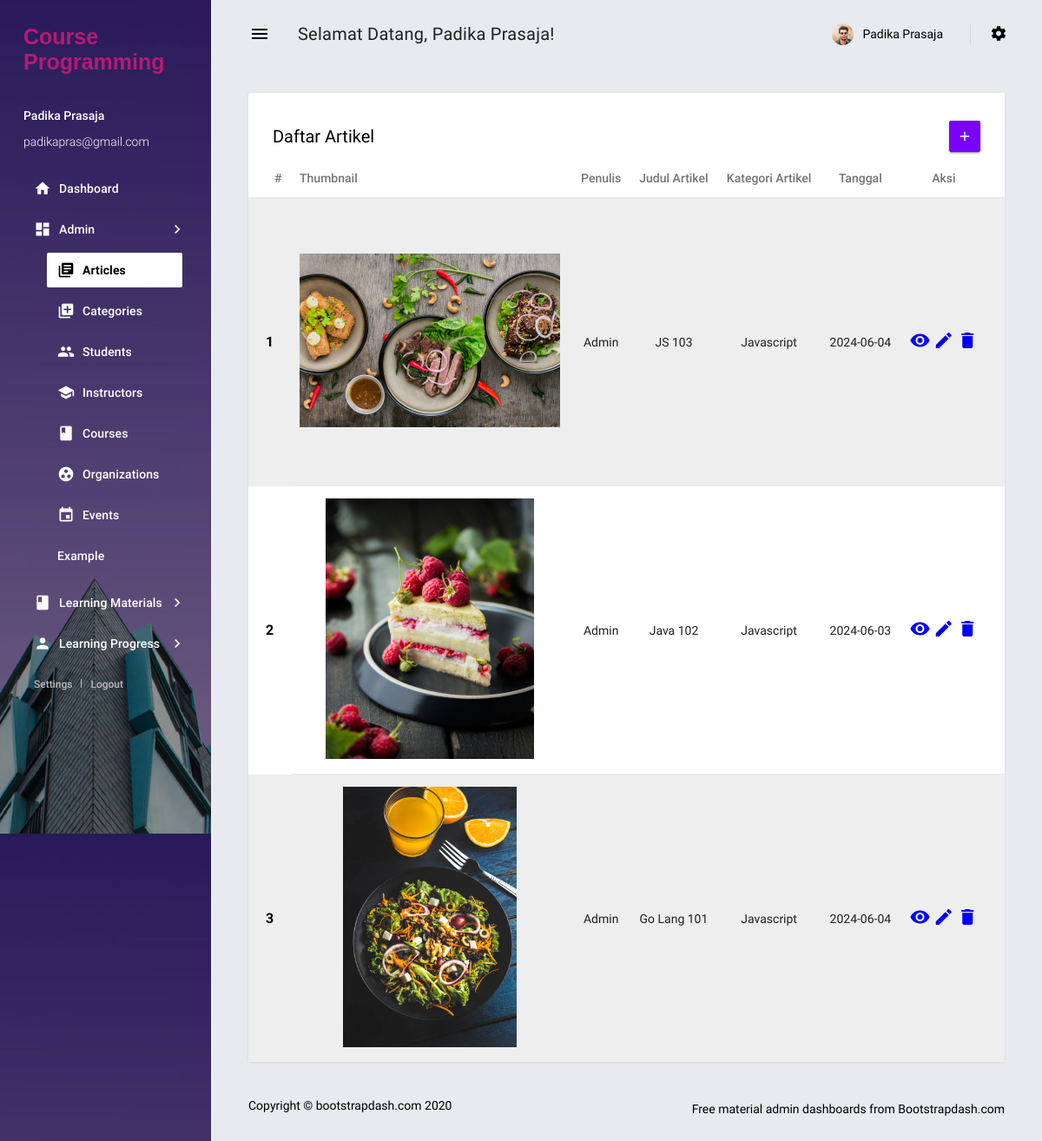
The app's page /master/artikel/artikel.php (signed in) with its own data.
### tables this page shows
CREATE TABLE `instructors` (
  `id` int(11) NOT NULL,
  `instructor_name` varchar(100) NOT NULL,
  `email` varchar(100) NOT NULL,
  `phone_number` varchar(20) DEFAULT NULL,
  `user_id` int(11) NOT NULL
);

CREATE TABLE `articles` (
  `id` int(11) NOT NULL,
  `user_id` int(11) NOT NULL,
  `category_id` int(11) NOT NULL,
  `title` varchar(255) NOT NULL,
  `thumbnail` varchar(255) NOT NULL,
  `content` text NOT NULL,
  `published_date` date DEFAULT NULL
);

CREATE TABLE `users` (
  `id` int(11) NOT NULL,
  `username` varchar(50) NOT NULL,
  `password` varchar(255) NOT NULL,
  `permission` enum('1','2','3') NOT NULL
);

CREATE TABLE `categories` (
  `id` int(11) NOT NULL,
  `category_name` varchar(100) NOT NULL
);

### pustaka/Koneksi.php (called while the page is built, shortened)
<?php
class Koneksi
{
    protected $conn;
    function __construct()
    {
        if(!isset($this->conn)){
            $this->conn = new mysqli(self::HOST, self::USER,  self::PASS, self::DB);
        }
    }
}

### pustaka/User.php (called while the page is built, shortened)
<?php
require_once('Koneksi.php');
class User extends Koneksi{
    public function details($sql){
        $query = $this->conn->query($sql);
        $row = $query->fetch_array();
        return $row;
    }
}

### master/artikel/artikel.php (the view, shortened to what this page needs)
<?php require_once '../components/header.php'; ?>
<div class="mdc-layout-grid__cell stretch-card mdc-layout-grid__cell--span-12">
    <div class="mdc-card p-0">
        <div class="d-flex justify-content-between align-items-center card-padding pb-2">
            <h6 class="card-title m-0">Daftar Artikel</h6>
            <a href="artikel-add.php" data-toggle="tooltip" title="Tambah data">
                <button class="mdc-button mdc-button--raised icon-button filled-button--primary">
                    <i class="material-icons mdc-button__icon">add</i>
                </button>
            </a>
        </div>
        <div class="table-responsive">
            <table class="table table-striped">
                <thead>
                    <tr class="text-center">
                        <th class="text-left">#</th>
                        <th class="text-left">Thumbnail</th>
                        <th class="text-center">Penulis</th>
                        <th class="text-center">Judul Artikel</th>
                        <th class="text-center">Kategori Artikel</th>
                        <th class="text-center">Tanggal</th>
                        <th class="text-center">Aksi</th>
                    </tr>
                </thead>
                <tbody>
                    <?php
                    $crud = new Crud();
                    $conn = $crud->getConnection();
                    $sql = "CALL GetArticles()";
                    $result = $conn->query($sql);
                    if ($result) {
                        $artikel = [];
                        while ($row = $result->fetch_assoc()) {
                            $artikel[] = $row;
                        }
                        $no = 1;
                        foreach ($artikel as $row) :
                    ?>
                        <tr>
                            <th scope="row"><?= $no++; ?></th>
                            <td class="text-left"><img src="<?= $row['thumbnail'] ?>" alt="thumbnail" width="300px" height="300px" style="object-fit: contain;"></td>
                            <td class="text-center"><?= ucwords($row['username']) ?></td>
                            <td class="text-center"><?= ucwords($row['title']); ?></td>
                            <td class="text-center"><?= $row['category_name'] ?></td>
                            <td class="text-center"><?= $row['published_date'] ?></td>
                            <td class="text-center">
                                <a href="../../pages/detail/artikel-detail.php?id=<?= $row['id']; ?>" data-toggle="tooltip" data-placement="top" title="Detail"><i class="material-icons">remove_red_eye</i></a>
                                <a href="artikel-edit.php?id=<?= $row['id']; ?>" data-toggle="tooltip" data-placement="top" title="Edit"><i class="material-icons" aria-hidden="true">edit</i></a>
                                <a href="delete-artikel.php?id=<?= $row['id']; ?>" onclick="return confirm('Apakah anda yakin ?');" data-toggle="tooltip" data-placement="top" title="Hapus"><i class="material-icons" aria-hidden="true">delete</i></a>
                            </td>
                        </tr>
                    <?php
                        endforeach;
                    } else {
                        echo "<tr><td colspan='6'>Terjadi kesalahan pada query!</td></tr>";
                    }
                    ?>
                </tbody>
            </table>
        </div>
    </div>
</div>
<?php require_once '../components/footer.php'; ?>

### master/components/header.php (shortened to what this page needs)
<?php
require_once('../../pustaka/User.php');
$user = new User();
$userId = $_SESSION['user'];
$sql = "SELECT * FROM users WHERE id = '$userId'";
$userDetails = $user->details($sql);
if ($userDetails && isset($userDetails['permission'])) {
    $userPermission = $userDetails['permission'];
} else {
    $userPermission = 1;
}
if ($userPermission == 3) {
    $sql = "SELECT student_name AS name, email FROM students WHERE user_id = '$userId'";
    $row = $user->details($sql);
    $name = isset($row['name'])? htmlspecialchars($row['name']) : 'User';
    $email = isset($row['email'])? htmlspecialchars($row['email']) : 'User';
} elseif ($userPermission == 2) {
    $sql = "SELECT instructor_name AS name, email FROM instructors WHERE user_id = '$userId'";
    $row = $user->details($sql);
    $name = isset($row['name'])? htmlspecialchars($row['name']) : 'User';
    $email = isset($row['email'])? htmlspecialchars($row['email']) : 'User';
} else {
    $name = 'Admin';
    $email = '';
}
?>
<!doctype html>
<!DOCTYPE html>
<html lang="en">
<head>
  <link rel="stylesheet" href="../../assets/vendors/mdi/css/materialdesignicons.min.css">
  <link rel="stylesheet" href="../../assets/vendors/css/vendor.bundle.base.css">
  <link rel="stylesheet" href="../../assets/vendors/flag-icon-css/css/flag-icon.min.css">
  <link rel="stylesheet" href="../../assets/vendors/jvectormap/jquery-jvectormap.css">
  <link rel="stylesheet" href="../../assets/css/demo/style.css">
</head>
<body>
  <div class="body-wrapper">
    <?php
      require_once('../components/sidebar.php')
    ?>
    <div class="main-wrapper mdc-drawer-app-content">
      <?php
        require_once('../components/navbar.php')
      ?>
      <div class="page-wrapper mdc-toolbar-fixed-adjust">
        <main class="content-wrapper">
          <div class="mdc-layout-grid">
            <div class="mdc-layout-grid__inner">

### master/components/sidebar.php (shortened to what this page needs)
<aside class="mdc-drawer mdc-drawer--dismissible mdc-drawer--open">
  <div class="mdc-drawer__header">
    <a href="../../index.php" class="brand-logo">
      Course Programming
    </a>
  </div>
  <div class="mdc-drawer__content">
    <div class="user-info">
      <p class="name"><?= $name ?></p>
      <p class="email"><?= $email ?></p>
    </div>
    <div class="mdc-list-group">
      <nav class="mdc-list mdc-drawer-menu">
        <div class="mdc-list-item mdc-drawer-item">
          <a class="mdc-drawer-link" href="../dashboard/index.php">
            <i class="material-icons mdc-list-item__start-detail mdc-drawer-item-icon" aria-hidden="true">home</i>
            Dashboard
          </a>
        </div>
        <div class="mdc-list-item mdc-drawer-item">
          <a class="mdc-expansion-panel-link" href="#" data-toggle="expansionPanel" data-target="ui-sub-menu">
            <i class="material-icons mdc-list-item__start-detail mdc-drawer-item-icon" aria-hidden="true">dashboard</i>
            Admin
            <i class="mdc-drawer-arrow material-icons">chevron_right</i>
          </a>
          <div class="mdc-expansion-panel" id="ui-sub-menu">
            <nav class="mdc-list mdc-drawer-submenu">
              <div class="mdc-list-item mdc-drawer-item">
                <a class="mdc-drawer-link" href="../artikel/artikel.php">
                  <i class="material-icons mdc-list-item__start-detail mdc-drawer-item-icon" aria-hidden="true">library_books</i>
                  Articles
                </a>
              </div>
              <div class="mdc-list-item mdc-drawer-item">
                <a class="mdc-drawer-link" href="../kategori/kategori.php">
                  <i class="material-icons mdc-list-item__start-detail mdc-drawer-item-icon" aria-hidden="true">library_add</i>
                  Categories
                </a>
              </div>
              <div class="mdc-list-item mdc-drawer-item">
                <a class="mdc-drawer-link" href="../murid/murid.php">
                  <i class="material-icons mdc-list-item__start-detail mdc-drawer-item-icon" aria-hidden="true">group</i>
                  Students
                </a>
              </div>
              <div class="mdc-list-item mdc-drawer-item">
                <a class="mdc-drawer-link" href="../guru/guru.php">
                  <i class="material-icons mdc-list-item__start-detail mdc-drawer-item-icon" aria-hidden="true">school</i>
                  Instructors
                </a>
              </div>
              <div class="mdc-list-item mdc-drawer-item">
                <a class="mdc-drawer-link" href="../courses/course.php">
                  <i class="material-icons mdc-list-item__start-detail mdc-drawer-item-icon" aria-hidden="true">class</i>
                  Courses
                </a>
              </div>
              <div class="mdc-list-item mdc-drawer-item">
                <a class="mdc-drawer-link" href="../organizations/org.php">
                  <i class="material-icons mdc-list-item__start-detail mdc-drawer-item-icon" aria-hidden="true">group_work</i>
                  Organizations
                </a>
              </div>
              <div class="mdc-list-item mdc-drawer-item">
                <a class="mdc-drawer-link" href="../events/event.php">
                  <i class="material-icons mdc-list-item__start-detail mdc-drawer-item-icon" aria-hidden="true">event</i>
                  Events
                </a>
              </div>
              <div class="mdc-list-item mdc-drawer-item">
                <a class="mdc-drawer-link" href="pages/ui-features/typography.html">
                  Example
                </a>
              </div>
            </nav>
          </div>
        </div>
        <div class="mdc-list-item mdc-drawer-item">
          <a class="mdc-expansion-panel-link" href="#" data-toggle="expansionPanel" data-target="ui3-sub-menu">
            <i class="material-icons mdc-list-item__start-detail mdc-drawer-item-icon" aria-hidden="true">book</i>
            Learning Materials
            <i class="mdc-drawer-arrow material-icons">chevron_right</i>
          </a>
        </div>
        <div class="mdc-list-item mdc-drawer-item">
          <a class="mdc-expansion-panel-link" href="#" data-toggle="expansionPanel" data-target="ui2-sub-menu">
            <i class="material-icons mdc-list-item__start-detail mdc-drawer-item-icon" aria-hidden="true">person</i>
            Learning Progress
            <i class="mdc-drawer-arrow material-icons">chevron_right</i>
          </a>
        </div>
      </nav>
    </div>
    <div class="profile-actions">
      <a href="javascript:;">Settings</a>
      <a href="../../auth/logout.php">Logout</a>
    </div>
  </div>
</aside>

### master/components/navbar.php (shortened to what this page needs)
<?php
require_once('../components/header.php');
?>
<header class="mdc-top-app-bar">
  <div class="mdc-top-app-bar__row">
    <div class="mdc-top-app-bar__section mdc-top-app-bar__section--align-start">
      <button class="material-icons mdc-top-app-bar__navigation-icon mdc-icon-button sidebar-toggler">menu</button>
      <span class="mdc-top-app-bar__title">Selamat Datang,  <?= $name ?>!</span>
    </div>
    <div class="mdc-top-app-bar__section mdc-top-app-bar__section--align-end mdc-top-app-bar__section-right">
      <div class="menu-button-container menu-profile d-none d-md-block">
        <button class="mdc-button mdc-menu-button">
          <span class="d-flex align-items-center">
            <span class="figure">
              <img src="../../assets/images/faces/face1.jpg" alt="user" class="user">
            </span>
            <span class="user-name"><?= $name ?></span>
          </span>
        </button>
      </div>
      <div class="menu-button-container d-none d-md-block">
        <button class="mdc-button mdc-menu-button">
          <i class="mdi mdi-settings"></i>
        </button>
      </div>
    </div>
  </div>
</header>

### master/components/footer.php (shortened to what this page needs)
            </div>
          </div>
        </main>
<footer>
    <div class="mdc-layout-grid">
    <div class="mdc-layout-grid__inner">
        <div class="mdc-layout-grid__cell stretch-card mdc-layout-grid__cell--span-6-desktop">
        <span class="text-center text-sm-left d-block d-sm-inline-block tx-14">Copyright © <a href="https://www.bootstrapdash.com/" target="_blank">bootstrapdash.com </a>2020</span>
        </div>
        <div class="mdc-layout-grid__cell stretch-card mdc-layout-grid__cell--span-6-desktop d-flex justify-content-end">
        <span class="float-none float-sm-right d-block mt-1 mt-sm-0 text-center tx-14">Free <a href="https://www.bootstrapdash.com/material-design-dashboard/" target="_blank"> material admin </a> dashboards from Bootstrapdash.com</span>
        </div>
    </div>
    </div>
</footer>
 </div>
    </div>
  </div>
</body>
</html>

### records on screen
instructors: instructor_name "Padika Prasaja", email "padikapras@gmail.com"
articles: thumbnail (picture), user.username "Admin", title "JS 103", category.category_name "Javascript", published_date "2024-06-04"
articles: thumbnail (picture), user.username "Admin", title "Java 102", category.category_name "Javascript", published_date "2024-06-03"
articles: thumbnail (picture), user.username "Admin", title "Go Lang 101", category.category_name "Javascript", published_date "2024-06-04"
